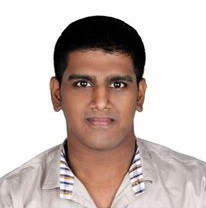
#> input picture Aaron John Sabu.jpg, 206 x 208 px, found by its file name
$ python main_08.py
#> lines starting #> are read from the running program, lines starting #| are printed output that depends on the picture; after the words box and inside, x2 and y2 are one past the last pixel; in counts of white or black regions, pixels touching at a corner belong together
#!/usr/bin/env python
import cv2
import numpy as np

def nilch(pos):
	pass

cv2.namedWindow('Image')
image01 = cv2.imread('/home/aaronjs/Documents/Pictures/Aaron John Sabu.jpg', cv2.IMREAD_GRAYSCALE)
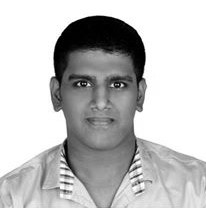
#> image01: shape (208, 206); min 0, max 255, mean 192
cv2.createTrackbar('Threshold', 'Image', 0, 255, nilch)
#> slider 'Threshold' is set to 85

while(True):
	cv2.imshow('Image', image01)
	Thresh = cv2.getTrackbarPos('Threshold', 'Image')
	_, thr01 = cv2.threshold(image01, Thresh, 255, cv2.THRESH_BINARY)
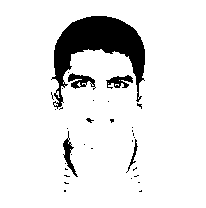
#> thr01: shape (208, 206); 89.9% white; 34 black regions (28 under 20 px), largest, box (x1, y1, x2, y2) and area: (51, 16, 145, 109) 3488, (68, 73, 96, 90) 235, (63, 131, 78, 177) 210, (106, 75, 133, 89) 202, (126, 139, 138, 173) 76, (86, 118, 94, 123) 20
	_, thr02 = cv2.threshold(image01, Thresh, 255, cv2.THRESH_BINARY_INV)
	_, thr03 = cv2.threshold(image01, Thresh, 255, cv2.THRESH_TRUNC)
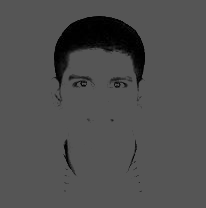
#> thr03: shape (208, 206); min 0, max 85, mean 78.7
	_, thr04 = cv2.threshold(image01, Thresh, 255, cv2.THRESH_TOZERO)
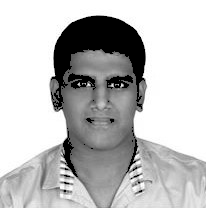
#> thr04: shape (208, 206); min 0, max 255, mean 189.7
	_, thr05 = cv2.threshold(image01, Thresh, 255, cv2.THRESH_TOZERO_INV)
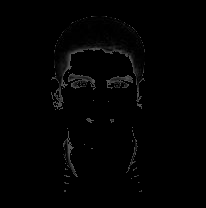
#> thr05: shape (208, 206); min 0, max 85, mean 2.3
	cv2.imshow('Binary_Threshold',      thr01)
	cv2.imshow('Binary_Inv_Threshold',  thr02)
	cv2.imshow('Trunc_Threshold',       thr03)
	cv2.imshow('To_Zero_Threshold',     thr04)
	cv2.imshow('To_Zero_Inv_Threshold', thr05)
	keyb_inp = cv2.waitKey(10)
#> (key Esc is pressed here)
	if keyb_inp == 27:
		break

cv2.destroyAllWindows()
